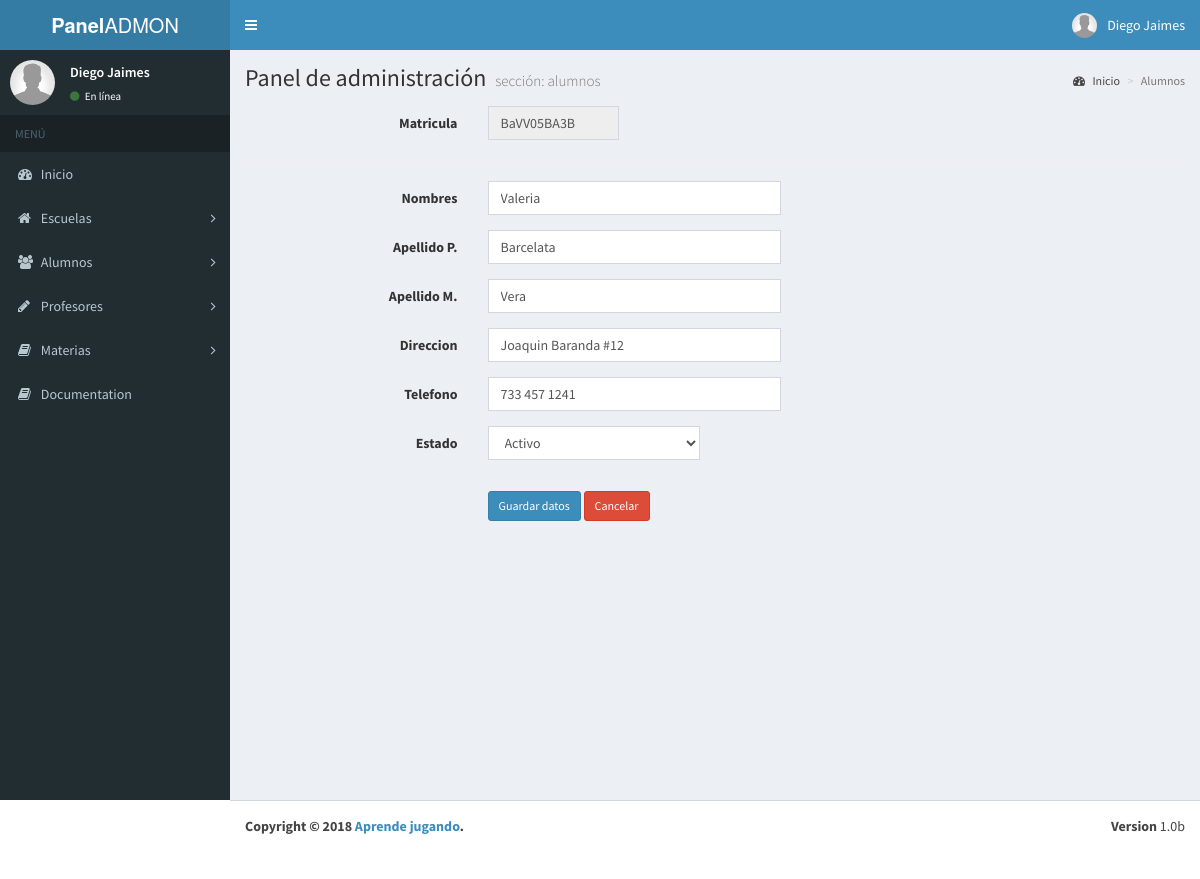
Screenshot of /admin/alumnos-edit.php?nik=BaVV05BA3B (signed in) with the database file from the repository.
### tables this page shows
CREATE TABLE `alumno` (
  `matricula` varchar(12) NOT NULL,
  `nombre` varchar(50) DEFAULT NULL,
  `apellidoP` varchar(50) DEFAULT NULL,
  `apellidoM` varchar(50) DEFAULT NULL,
  `direccion` varchar(60) DEFAULT NULL,
  `telefono` varchar(15) DEFAULT NULL,
  `idEscuela` int(11) DEFAULT NULL,
  `idProfesor` int(11) DEFAULT NULL,
  `estatus` int(1) DEFAULT NULL,
  `grado` char(1) DEFAULT NULL,
  `grupo` char(1) DEFAULT NULL,
  `contrasena` varchar(45) DEFAULT NULL,
  `fechaN` datetime DEFAULT NULL
);

### admin/alumnos-edit.php (the view, shortened to what this page needs)
<?php
  include("bin/conexion.php");
  if($_SESSION["id_usuario"] == TRUE && $_SESSION["cargo"] == "admin" || $_SESSION["cargo"] == "profesor")
  {
?>
<!DOCTYPE html>
<html>
<head>
  <?php include_once(__DIR__."/bin/header.php"); ?>
</head>
<body class="hold-transition skin-blue sidebar-mini">
<div class="wrapper">
  <?php include_once(__DIR__."/bin/cabeza.php"); ?>
  <?php include_once(__DIR__."/bin/sidebar.php"); ?>
  <div class="content-wrapper">
    <section class="content-header">
      <h1>
        Panel de administración
        <small>sección: alumnos</small>
      </h1>
      <ol class="breadcrumb">
        <li><a href="/Estadias/admin/"><i class="fa fa-dashboard"></i> Inicio</a></li>
        <li class="active">Alumnos</li>
      </ol>
    </section>
    <section class="content">
 <?php
			$nik = mysqli_real_escape_string($mysqli,(strip_tags($_GET["nik"],ENT_QUOTES)));
			$sql = mysqli_query($mysqli, "SELECT * FROM alumno WHERE matricula='$nik'");
			if(mysqli_num_rows($sql) == 0){
			}else{
				$row = mysqli_fetch_assoc($sql);
			}
			?>
			<form class="form-horizontal" action="" method="post">
				<div class="form-group">
					<label class="col-sm-3 control-label">Matricula</label>
					<div class="col-sm-2">
						<input type="text" name="matricula" value="<?php echo $row ['matricula']; ?>" class="form-control" placeholder="NIK" required readonly>
					</div>
				</div>
				<hr />
				<div class="form-group">
					<label class="col-sm-3 control-label">Nombres</label>
					<div class="col-sm-4">
						<input type="text" name="nombreA" value="<?php echo $row ['nombre']; ?>" class="form-control" placeholder="Nombres" required>
					</div>
				</div>
				<div class="form-group">
					<label class="col-sm-3 control-label">Apellido P.</label>
					<div class="col-sm-4">
						<input type="text" name="apellidoP" value="<?php echo $row ['apellidoP']; ?>" class="form-control" placeholder="Lugar de nacimiento" required>
					</div>
				</div>
					<div class="form-group">
					<label class="col-sm-3 control-label">Apellido M.</label>
					<div class="col-sm-4">
						<input type="text" name="apellidoM" value="<?php echo $row ['apellidoM']; ?>" class="form-control" placeholder="Lugar de nacimiento" required>
					</div>
				</div>
				<div class="form-group">
					<label class="col-sm-3 control-label">Direccion</label>
					<div class="col-sm-4">
						<input type="text" name="direccion" value="<?php echo $row ['direccion']; ?>" class="form-control" placeholder="Direccion" required>
					</div>
				</div>
				<div class="form-group">
					<label class="col-sm-3 control-label">Telefono</label>
					<div class="col-sm-4">
						<input type="text" name="telefono" value="<?php echo $row ['telefono']; ?>" class="form-control" placeholder="(000) 000 0000" required>
					</div>
				</div>
					<div class="form-group">
					<label class="col-sm-3 control-label">Estado</label>
					<div class="col-sm-3">
						<select name="estado" class="form-control">
							<option value="1" <?php if ($row ['estatus']==1){echo "selected";} ?>>Activo</option>
						</select>
					</div>
                </div>
            <div class="form-group">
            <div class="col-sm-3">
            </div></div>
				<div class="form-group">
					<label class="col-sm-3 control-label">&nbsp;</label>
					<div class="col-sm-6">
						<input type="submit" name="save" class="btn btn-sm btn-primary" value="Guardar datos">
						<a href="javascript:history.back(alert('No se modificó el alumno.'));" class="btn btn-sm btn-danger">Cancelar</a>
					</div>
				</div>
			</form>
		</div>
	</div>
 <?php include_once(__DIR__."/bin/footer.php") ?>
</body>
</html>
<?php
  } else {
    header("Location: /Estadias/admin/login.php");
  }
 ?>

### rows the page displays
alumno: matricula "BaVV05BA3B", nombreA "Valeria", apellidoP "Barcelata", apellidoM "Vera", direccion "Joaquin Baranda #12", telefono "733 457 1241", estado "Activo"

### other values shown
$_SESSION['nombre'] "Diego"
$_SESSION['apellidoP'] "Jaimes"
